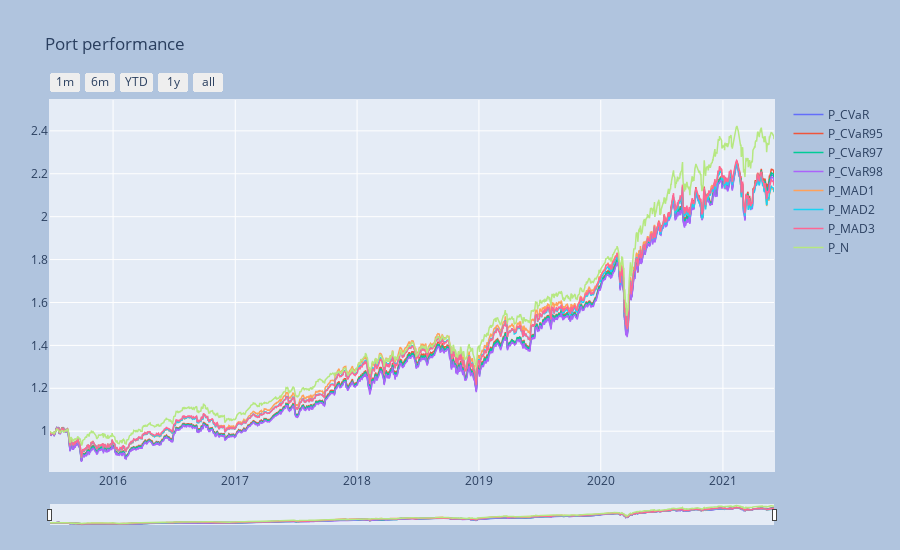

The notebook cell this image was saved under:
### Code cell
_ = ps.port_view_all(sdate=pd.to_datetime('2000-01-01'), componly=True, fancy=True)

### Figure 1 — Plotly figure (JSON) as saved in the notebook; plotly's stock layout.template omitted (floating-point values rounded to 4 significant figures; data arrays with more than 128 entries replaced by an {"elided": "..."} marker saying what was removed)
{"data": [{"line": {"width": 1.5}, "name": "P_CVaR", "type": "scatter", "x": {"elided": "1495 str values"}, "y": {"elided": "1495 float values"}}, {"line": {"width": 1.5}, "name": "P_CVaR95", "type": "scatter", "x": {"elided": "1495 str values"}, "y": {"elided": "1495 float values"}}, {"line": {"width": 1.5}, "name": "P_CVaR97", "type": "scatter", "x": {"elided": "1495 str values"}, "y": {"elided": "1495 float values"}}, {"line": {"width": 1.5}, "name": "P_CVaR98", "type": "scatter", "x": {"elided": "1495 str values"}, "y": {"elided": "1495 float values"}}, {"line": {"width": 1.5}, "name": "P_MAD1", "type": "scatter", "x": {"elided": "1495 str values"}, "y": {"elided": "1495 float values"}}, {"line": {"width": 1.5}, "name": "P_MAD2", "type": "scatter", "x": {"elided": "1495 str values"}, "y": {"elided": "1495 float values"}}, {"line": {"width": 1.5}, "name": "P_MAD3", "type": "scatter", "x": {"elided": "1495 str values"}, "y": {"elided": "1495 float values"}}, {"line": {"width": 1.5}, "name": "P_N", "type": "scatter", "x": {"elided": "1495 str values"}, "y": {"elided": "1495 float values"}}], "layout": {"autosize": false, "height": 550, "margin": {"b": 25, "l": 50, "pad": 1, "r": 50, "t": 100}, "paper_bgcolor": "LightSteelBlue", "title": {"text": "Port performance"}, "width": 900, "xaxis": {"autorange": false, "fixedrange": false, "range": ["2015-06-26T00:00:00", "2021-06-03T00:00:00"], "rangeselector": {"buttons": [{"count": 1, "label": "1m", "step": "month", "stepmode": "backward"}, {"count": 6, "label": "6m", "step": "month", "stepmode": "backward"}, {"count": 1, "label": "YTD", "step": "year", "stepmode": "todate"}, {"count": 1, "label": "1y", "step": "year", "stepmode": "backward"}, {"step": "all"}]}, "rangeslider": {"thickness": 0.05, "visible": true}, "type": "date"}, "yaxis": {"autorange": false, "fixedrange": false, "range": [0.8145, 2.544]}}}
